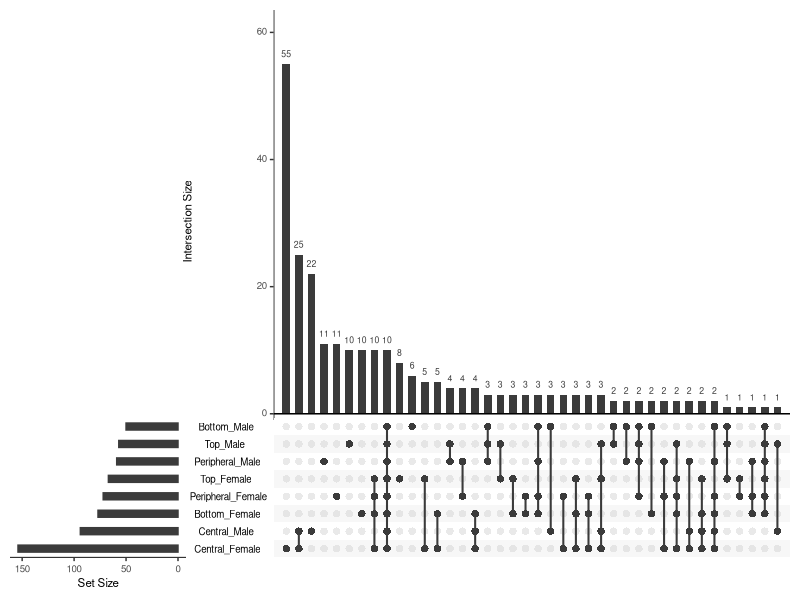
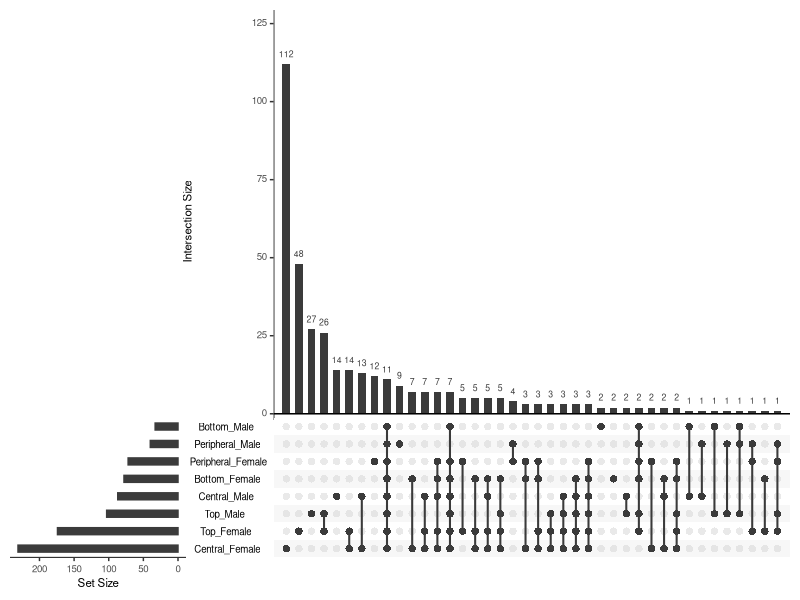

Here is the R script that generated these plots, in order: (Note: this script raises an error after producing the figures.)
# Load required packages.
library(ggplot2)
library(ggrepel)
library(readxl)
library(UpSetR)
library(dplyr)


# Set the working directory to this script's folder in RStudio.
setwd(dirname(rstudioapi::getSourceEditorContext()$path))


# Import protein-level comparison results ---------------------------------------
data0 <- read_excel("summary_table3.xlsx")

data0 <- as.data.frame(data0)

rownames(data0) <- data0$`rownames(summary_table2)`
data0 <- data0[c(2:9)]

# Select proteins upregulated in aged tissues.
Bottom_Female <- rownames(data0[data0$`Bottom Female` == "1", ])
Central_Female <- rownames(data0[data0$`Central Female` == "1", ])
Peripheral_Female <- rownames(data0[data0$`Peripheral Female` == "1", ])
Top_Female <- rownames(data0[data0$`Top Female` == "1", ])

Bottom_Male <- rownames(data0[data0$`Bottom Male` == "1", ])
Central_Male <- rownames(data0[data0$`Central Male` == "1", ])
Peripheral_Male <- rownames(data0[data0$`Peripheral Male` == "1", ])
Top_Male <- rownames(data0[data0$`Top Male` == "1", ])

# Collect protein sets for the eight sex-by-region comparisons.
list_of_proteins <- list(
  Bottom_Female = Bottom_Female,
  Central_Female = Central_Female,
  Peripheral_Female = Peripheral_Female,
  Top_Female = Top_Female,

  Bottom_Male = Bottom_Male,
  Central_Male = Central_Male,
  Peripheral_Male = Peripheral_Male,
  Top_Male = Top_Male
)

# Convert the aged-enriched protein lists to a binary membership data frame.
upset_object <- fromList(list_of_proteins)

# Make Figure S11a.
upset_plot_aged <- upset(
  upset_object,
  nsets = 8,
  order.by = "freq"
)

# Save the aged-enriched UpSet plot without an extra blank page.
pdf("Figure_S11a_UpSet_up_in_age.pdf", width = 10, height = 7)
print(upset_plot_aged, newpage = FALSE)

dev.off()

# Select proteins upregulated in young tissues.
Bottom_Female <- rownames(data0[data0$`Bottom Female` == "-1", ])
Central_Female <- rownames(data0[data0$`Central Female` == "-1", ])
Peripheral_Female <- rownames(data0[data0$`Peripheral Female` == "-1", ])
Top_Female <- rownames(data0[data0$`Top Female` == "-1", ])

Bottom_Male <- rownames(data0[data0$`Bottom Male` == "-1", ])
Central_Male <- rownames(data0[data0$`Central Male` == "-1", ])
Peripheral_Male <- rownames(data0[data0$`Peripheral Male` == "-1", ])
Top_Male <- rownames(data0[data0$`Top Male` == "-1", ])

# Collect protein sets for the eight sex-by-region comparisons.
list_of_proteins <- list(
  Bottom_Female = Bottom_Female,
  Central_Female = Central_Female,
  Peripheral_Female = Peripheral_Female,
  Top_Female = Top_Female,

  Bottom_Male = Bottom_Male,
  Central_Male = Central_Male,
  Peripheral_Male = Peripheral_Male,
  Top_Male = Top_Male
)

# Convert the young-enriched protein lists to a binary membership data frame.
upset_object <- fromList(list_of_proteins)

# Make Figure S11b.
upset_plot_young <- upset(
  upset_object,
  nsets = 8,
  order.by = "freq"
)

# Save the young-enriched UpSet plot without an extra blank page.
pdf("Figure_S11b_UpSet_up_in_young.pdf", width = 10, height = 7)
print(upset_plot_young, newpage = FALSE)

dev.off()


# Export aged-enriched protein sets by sex and region ----------------------------
Bottom_Female <- rownames(data0[data0$`Bottom Female` == "1", ])
Central_Female <- rownames(data0[data0$`Central Female` == "1", ])
Peripheral_Female <- rownames(data0[data0$`Peripheral Female` == "1", ])
Top_Female <- rownames(data0[data0$`Top Female` == "1", ])

Bottom_Male <- rownames(data0[data0$`Bottom Male` == "1", ])
Central_Male <- rownames(data0[data0$`Central Male` == "1", ])
Peripheral_Male <- rownames(data0[data0$`Peripheral Male` == "1", ])
Top_Male <- rownames(data0[data0$`Top Male` == "1", ])

Female_up <- union(Bottom_Female, Central_Female)
Female_up <- union(Female_up, Peripheral_Female)
Female_up <- union(Female_up, Top_Female) # Previously recorded count: 211.
test1 <- as.data.frame(Female_up)

Male_up <- union(Bottom_Male, Central_Male)
Male_up <- union(Male_up, Peripheral_Male)
Male_up <- union(Male_up, Top_Male) # Previously recorded count: 157.
test2 <- as.data.frame(Male_up)

Overlap_sex_up <- intersect(Female_up, Male_up) # 90 shared proteins.
export(test1, "female_up.xlsx") # 1. Aged > young in females, pooled across regions.
export(test2, "male_up.xlsx") # 2. Aged > young in males, pooled across regions.
# make venn graph in S11a manually

Bottom_up <- union(Bottom_Female, Bottom_Male) # Previously recorded count: 103.
Central_up <- union(Central_Female, Central_Male) # Previously recorded count: 187.
Peripheral_up <- union(Peripheral_Female, Peripheral_Male) # Previously recorded count: 98.
Top_up <- union(Top_Female, Top_Male) # Previously recorded count: 94.
test1 <- as.data.frame(Bottom_up)
test2 <- as.data.frame(Central_up)
test3 <- as.data.frame(Peripheral_up)
test4 <- as.data.frame(Top_up)

export(test1, "bottom_up.xlsx") # 3. Aged > young in bottom, pooled across sexes.
export(test2, "central_up.xlsx") # 4. Aged > young in central, pooled across sexes.
export(test3, "peripheral_up.xlsx") # 5. Aged > young in peripheral, pooled across sexes.
export(test4, "top_up.xlsx") # 6. Aged > young in top, pooled across sexes.
# make venn graph in S11b manually

# Export young-enriched protein sets by sex and region ---------------------------
Bottom_Female <- rownames(data0[data0$`Bottom Female` == "-1", ])
Central_Female <- rownames(data0[data0$`Central Female` == "-1", ])
Peripheral_Female <- rownames(data0[data0$`Peripheral Female` == "-1", ])
Top_Female <- rownames(data0[data0$`Top Female` == "-1", ])

Bottom_Male <- rownames(data0[data0$`Bottom Male` == "-1", ])
Central_Male <- rownames(data0[data0$`Central Male` == "-1", ])
Peripheral_Male <- rownames(data0[data0$`Peripheral Male` == "-1", ])
Top_Male <- rownames(data0[data0$`Top Male` == "-1", ])

Female_down <- union(Bottom_Female, Central_Female)
Female_down <- union(Female_down, Peripheral_Female)
Female_down <- union(Female_down, Top_Female) # Previously recorded count: 334.
test3 <- as.data.frame(Female_down)

Male_down <- union(Bottom_Male, Central_Male)
Male_down <- union(Male_down, Peripheral_Male)
Male_down <- union(Male_down, Top_Male) # Previously recorded count: 178.
test4 <- as.data.frame(Male_down)

Overlap_sex_down <- intersect(Female_down, Male_down) # 119 shared proteins.
export(test3, "female_down.xlsx") # 7. Young > aged in females, pooled across regions.
export(test4, "male_down.xlsx") # 8. Young > aged in males, pooled across regions.
# make venn graph in S11a manually

Bottom_down <- union(Bottom_Female, Bottom_Male) # Previously recorded count: 84.
Central_down <- union(Central_Female, Central_Male) # Previously recorded count: 249.
Peripheral_down <- union(Peripheral_Female, Peripheral_Male) # Previously recorded count: 86.
Top_down <- union(Top_Female, Top_Male) # Previously recorded count: 206.
test1 <- as.data.frame(Bottom_down)
test2 <- as.data.frame(Central_down)
test3 <- as.data.frame(Peripheral_down)
test4 <- as.data.frame(Top_down)

export(test1, "bottom_down.xlsx") # 9. Young > aged in bottom, pooled across sexes.
export(test2, "central_down.xlsx") # 10. Young > aged in central, pooled across sexes.
export(test3, "peripheral_down.xlsx") # 11. Young > aged in peripheral, pooled across sexes.
export(test4, "top_down.xlsx") # 12. Young > aged in top, pooled across sexes.
# make venn graph in S11b manually

# Plot representative ORA results by sex ----------------------------------------
# Read ORA summary tables curated manually in Excel.
# Import aged-enriched ORA results.
BP_female_up <- read_excel(
  "ORA summary on sex.xlsx",
  sheet = "female aged"
)
BP_female_up$Description <- sub("\\(.*", "", BP_female_up$Description)

BP_male_up <- read_excel(
  "ORA summary on sex.xlsx",
  sheet = "male aged"
)
BP_male_up$Description <- sub("\\(.*", "", BP_male_up$Description)

# Order terms by increasing absolute Log10(FDR); larger values appear at the top.
BP_female_up <- BP_female_up %>%
  arrange((abs(`Log10(FDR)`))) %>%
  mutate(Description = factor(Description, levels = unique(Description)))

# Make Figure 5d
p1 <- ggplot(BP_female_up, aes(y = `Log10(FDR)`, x = Description)) +
  geom_bar(stat = "identity", fill = "#CD2034") +
  ggtitle("ORA, up in aged groups only in female") +
  coord_flip() +
  ylim(0, 8) + # Set axis limits.
  theme_minimal() +
  theme(axis.text.y = element_text(size = 8))

print(p1)

BP_male_up <- BP_male_up %>%
  arrange((abs(`Log10(FDR)`))) %>%
  mutate(Description = factor(Description, levels = unique(Description)))

# Make Figure 5f
p2 <- ggplot(BP_male_up, aes(y = `Log10(FDR)`, x = Description)) +
  geom_bar(stat = "identity", fill = "#485AA7") +
  ggtitle("ORA, up in aged groups only in male") +
  coord_flip() +
  ylim(0, 14) + # Set axis limits.
  theme_minimal() +
  theme(axis.text.y = element_text(size = 8))

print(p2)

# Import young-enriched ORA results.
BP_female_down <- read_excel(
  "ORA summary on sex.xlsx",
  sheet = "female young"
)
BP_female_down$Description <- sub("\\(.*", "", BP_female_down$Description)

BP_male_down <- read_excel(
  "ORA summary on sex.xlsx",
  sheet = "male young"
)
BP_male_down$Description <- sub("\\(.*", "", BP_male_down$Description)

# Order terms by increasing absolute Log10(FDR); larger values appear at the top.
BP_female_down <- BP_female_down %>%
  arrange((abs(`Log10(FDR)`))) %>%
  mutate(Description = factor(Description, levels = unique(Description)))

# Make Figure 5e
p3 <- ggplot(BP_female_down, aes(y = `Log10(FDR)`, x = Description)) +
  geom_bar(stat = "identity", fill = "#CD2034") +
  ggtitle("ORA, up in young groups only in female") +
  coord_flip() +
  ylim(0, 5) + # Set axis limits.
  theme_minimal() +
  theme(axis.text.y = element_text(size = 8))

print(p3)

BP_male_down <- BP_male_down %>%
  arrange((abs(`Log10(FDR)`))) %>%
  mutate(Description = factor(Description, levels = unique(Description)))

# Make Figure 5g
p4 <- ggplot(BP_male_down, aes(y = `Log10(FDR)`, x = Description)) +
  geom_bar(stat = "identity", fill = "#485AA7") +
  ggtitle("ORA, up in young groups only in male") +
  coord_flip() +
  ylim(0, 8) + # Set axis limits.
  theme_minimal() +
  theme(axis.text.y = element_text(size = 8))

print(p4)

# Save all four ORA plots in a single PDF.
pdf("Age_vs_young_in_female_or_male_ORA_summary.pdf", width = 10, height = 7)

print(p1)
print(p2)
print(p3)
print(p4)

dev.off()


# Plot representative ORA results by region -------------------------------------
# Read ORA summary tables curated manually in Excel.
# Import aged-enriched ORA results for the four lung regions.

BP_bottom_up <- read_excel(
  "ORA summary on region.xlsx",
  sheet = "bottom up in aged"
)
BP_bottom_up$Description <- sub("\\(.*", "", BP_bottom_up$Description)

BP_central_up <- read_excel(
  "ORA summary on region.xlsx",
  sheet = "central up in aged"
)
BP_central_up$Description <- sub("\\(.*", "", BP_central_up$Description)

BP_peripheral_up <- read_excel(
  "ORA summary on region.xlsx",
  sheet = "peri up in aged"
)
BP_peripheral_up$Description <- sub("\\(.*", "", BP_peripheral_up$Description)

BP_top_up <- read_excel(
  "ORA summary on region.xlsx",
  sheet = "top up in aged"
)
BP_top_up$Description <- sub("\\(.*", "", BP_top_up$Description)

# Order terms by increasing absolute Log10(FDR); larger values appear at the top.
BP_bottom_up <- BP_bottom_up %>%
  arrange((abs(`Log10(FDR)`))) %>%
  mutate(Description = factor(Description, levels = unique(Description)))

# Make Figure S18a
p11 <- ggplot(BP_bottom_up, aes(y = `Log10(FDR)`, x = Description)) +
  geom_bar(stat = "identity", fill = "#CD2034") +
  ggtitle("ORA, up in aged groups only in bottom") +
  coord_flip() +
  ylim(0, 8) + # Set axis limits.
  theme_minimal() +
  theme(axis.text.y = element_text(size = 8))

print(p11)

BP_central_up <- BP_central_up %>%
  arrange((abs(`Log10(FDR)`))) %>%
  mutate(Description = factor(Description, levels = unique(Description)))

# Make Figure S18b
p22 <- ggplot(BP_central_up, aes(y = `Log10(FDR)`, x = Description)) +
  geom_bar(stat = "identity", fill = "#CD2034") +
  ggtitle("ORA, up in aged groups only in central") +
  coord_flip() +
  ylim(0, 8) + # Set axis limits.
  theme_minimal() +
  theme(axis.text.y = element_text(size = 8))

print(p22)

# Order terms by increasing absolute Log10(FDR); larger values appear at the top.
BP_peripheral_up <- BP_peripheral_up %>%
  arrange((abs(`Log10(FDR)`))) %>%
  mutate(Description = factor(Description, levels = unique(Description)))

# Make Figure S18c
p33 <- ggplot(BP_peripheral_up, aes(y = `Log10(FDR)`, x = Description)) +
  geom_bar(stat = "identity", fill = "#CD2034") +
  ggtitle("ORA, up in aged groups only in peripheral") +
  coord_flip() +
  ylim(0, 8) + # Set axis limits.
  theme_minimal() +
  theme(axis.text.y = element_text(size = 8))

print(p33)

BP_top_up <- BP_top_up %>%
  arrange((abs(`Log10(FDR)`))) %>%
  mutate(Description = factor(Description, levels = unique(Description)))

# Make Figure S18d
p44 <- ggplot(BP_top_up, aes(y = `Log10(FDR)`, x = Description)) +
  geom_bar(stat = "identity", fill = "#CD2034") +
  ggtitle("ORA, up in aged groups only in top") +
  coord_flip() +
  ylim(0, 8) + # Set axis limits.
  theme_minimal() +
  theme(axis.text.y = element_text(size = 8))

print(p44)

# Save Figures S18a-d in a single PDF, one plot per page.
pdf("Age_>_young_in_regions_ORA_summary.pdf", width = 10, height = 7)

print(p11)
print(p22)
print(p33)
print(p44)

dev.off()

# Import young-enriched ORA results for the four lung regions.
# Read ORA summary tables curated manually in Excel.
BP_bottom_down <- read_excel(
  "ORA summary on region.xlsx",
  sheet = "bottom up in young"
)
BP_bottom_down$Description <- sub("\\(.*", "", BP_bottom_down$Description)

BP_central_down <- read_excel(
  "ORA summary on region.xlsx",
  sheet = "central up in young"
)
BP_central_down$Description <- sub("\\(.*", "", BP_central_down$Description)

BP_peripheral_down <- read_excel(
  "ORA summary on region.xlsx",
  sheet = "peri up in young"
)
BP_peripheral_down$Description <- sub("\\(.*", "", BP_peripheral_down$Description)

BP_top_down <- read_excel(
  "ORA summary on region.xlsx",
  sheet = "top up in young"
)
BP_top_down$Description <- sub("\\(.*", "", BP_top_down$Description)

# Order terms by increasing absolute Log10(FDR); larger values appear at the top.
BP_bottom_down <- BP_bottom_down %>%
  arrange((abs(`Log10(FDR)`))) %>%
  mutate(Description = factor(Description, levels = unique(Description)))

# Make Figure S19a
p55 <- ggplot(BP_bottom_down, aes(y = `Log10(FDR)`, x = Description)) +
  geom_bar(stat = "identity", fill = "#CD2034") +
  ggtitle("ORA, up in young groups only in bottom") +
  coord_flip() +
  ylim(0, 10) + # Set axis limits.
  theme_minimal() +
  theme(axis.text.y = element_text(size = 8))

print(p55)

BP_central_down <- BP_central_down %>%
  arrange((abs(`Log10(FDR)`))) %>%
  mutate(Description = factor(Description, levels = unique(Description)))

# Make Figure S19b
p66 <- ggplot(BP_central_down, aes(y = `Log10(FDR)`, x = Description)) +
  geom_bar(stat = "identity", fill = "#CD2034") +
  ggtitle("ORA, up in young groups only in central") +
  coord_flip() +
  ylim(0, 10) + # Set axis limits.
  theme_minimal() +
  theme(axis.text.y = element_text(size = 8))

print(p66)

# Order terms by increasing absolute Log10(FDR); larger values appear at the top.
BP_peripheral_down <- BP_peripheral_down %>%
  arrange((abs(`Log10(FDR)`))) %>%
  mutate(Description = factor(Description, levels = unique(Description)))

# Make Figure S19c
p77 <- ggplot(BP_peripheral_down, aes(y = `Log10(FDR)`, x = Description)) +
  geom_bar(stat = "identity", fill = "#CD2034") +
  ggtitle("ORA, up in young groups only in peripheral") +
  coord_flip() +
  ylim(0, 10) + # Set axis limits.
  theme_minimal() +
  theme(axis.text.y = element_text(size = 8))

print(p77)

BP_top_down <- BP_top_down %>%
  arrange((abs(`Log10(FDR)`))) %>%
  mutate(Description = factor(Description, levels = unique(Description)))

# Make Figure S19d
p88 <- ggplot(BP_top_down, aes(y = `Log10(FDR)`, x = Description)) +
  geom_bar(stat = "identity", fill = "#CD2034") +
  ggtitle("ORA, up in young groups only in top") +
  coord_flip() +
  ylim(0, 10) + # Set axis limits.
  theme_minimal() +
  theme(axis.text.y = element_text(size = 8))

print(p88)

# Save Figures S19a-d in a single PDF, one plot per page.
pdf("Age_<_young_in_regions_ORA_summary.pdf", width = 10, height = 7)

print(p55)
print(p66)
print(p77)
print(p88)

dev.off()
